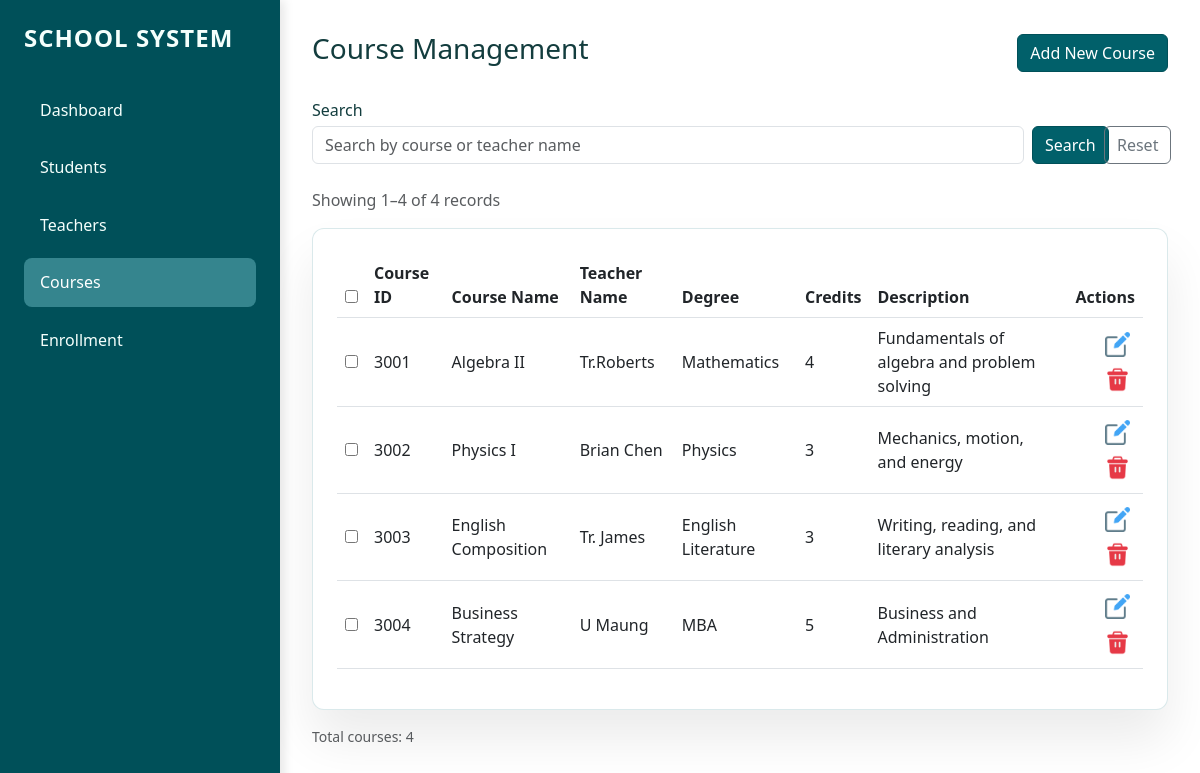
The app's page /courses, older data.
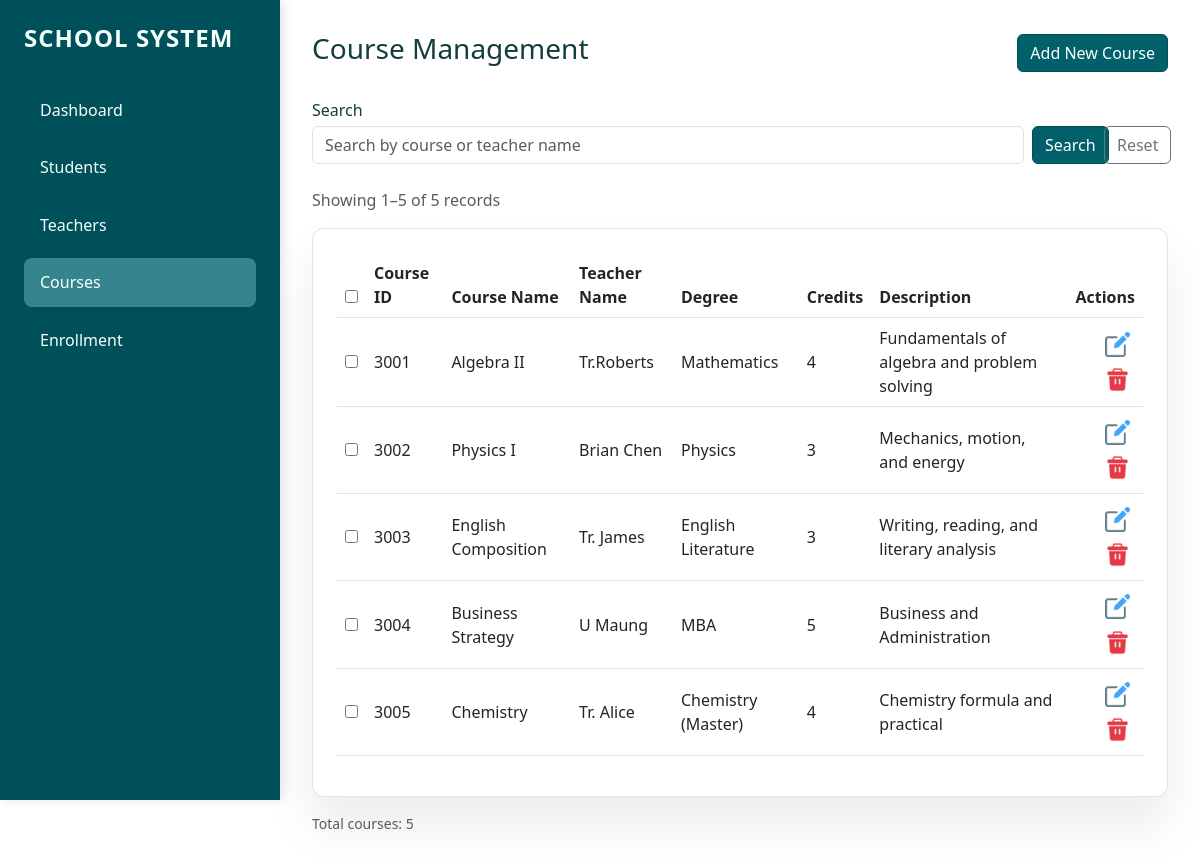
The same page, newer data.
### tables this page shows
CREATE TABLE courses (
                course_id INTEGER PRIMARY KEY AUTOINCREMENT,
                course_name TEXT NOT NULL,
                teacher_id INTEGER,
                credits INTEGER,
                description TEXT,
                FOREIGN KEY (teacher_id) REFERENCES teachers (teacher_id)
            );

CREATE TABLE teachers (
                teacher_id INTEGER PRIMARY KEY AUTOINCREMENT,
                name TEXT NOT NULL,
                email TEXT,
                degree TEXT,
                hire_date DATE
            );

### app.py (the view, shortened to what this page needs)
@app.route("/courses", methods=["GET", "POST"])
def courses_page():
    search = request.args.get("search", "").strip()
    page = request.args.get("page", 1, type=int)
    per_page = 5
    courses, total = database.get_courses(
        search_text=search or None, page=page, per_page=per_page
    )
    total_pages = (total + per_page - 1) // per_page
    start = (page - 1) * per_page + 1 if total > 0 else 0
    end = min(page * per_page, total)
    return render_template(
        "courses.html",
        courses=courses,
        teachers=database.get_all_teachers(),
        search=search,
        page=page,
        total_pages=total_pages,
        total=total,
        start=start,
        end=end,
    )

### database.py (called while the page is built)
def get_connection():
    conn = sqlite3.connect(DB_NAME, timeout=30)
    conn.execute('PRAGMA foreign_keys = ON')
    conn.row_factory = sqlite3.Row
    return conn

def get_all_teachers():
    teachers, _ = get_teachers(page=None, per_page=None)
    return teachers

### templates/courses.html (shortened to what this page needs)
{% extends "base.html" %}
{% block content %}
<div class="d-flex justify-content-between align-items-center mb-4">
    <h3>Course Management</h3>
    <button class="btn btn-primary" data-bs-toggle="modal" data-bs-target="#addModal">Add New Course</button>
</div>
<form method="GET" action="{{ url_for('courses_page') }}" class="row g-2 align-items-end mb-4">
    <div class="col-md-10">
        <label for="search" class="form-label mb-1">Search</label>
        <input type="search" name="search" class="form-control" placeholder="Search by course or teacher name"
            value="{{ search | default('') }}">
    </div>
    <div class="col-md-1 d-grid">
        <button type="submit" class="btn btn-outline-primary w-100">Search</button>
    </div>
    <div class="col-md-1 d-grid">
        <a href="{{ url_for('courses_page') }}" class="btn btn-outline-secondary">Reset</a>
    </div>
</form>
<p class="text-muted">Showing {{ start }}–{{ end }} of {{ total }} records</p>
<div class="card-custom">
    <table class="table align-middle">
        <thead>
            <tr>
                <th><input type="checkbox" id="selectAll"></th>
                <th>Course ID</th>
                <th>Course Name</th>
                <th>Teacher Name</th>
                <th>Degree</th>
                <th>Credits</th>
                <th>Description</th>
                <th class="text-end">Actions</th>
            </tr>
        </thead>
        <tbody>
            {% for s in courses %}
            <tr>
                <td><input type="checkbox" class="rowCheckbox" value="{{ s['course_id'] }}"></td>
                <td>{{ s['course_id'] }}</td>
                <td>{{ s['course_name'] }}</td>
                <td>{{ s['teacher_name'] or 'No Teacher' }}</td>
                <td>{{ s['degree'] }}</td>
                <td>{{ s['credits'] }}</td>
                <td>{{ s['description'] }}</td>
                <td class="text-end">
                    <button class="btn btn-sm btn-outline-secondary" data-bs-toggle="modal"
                        data-bs-target="#edit{{ s['course_id'] }}"><img
                            src="{{ url_for('static', filename='image/edit.png') }}" alt="Edit"
                            style="width: 1rem; height: 1rem;"></button>
                    <form action="/courses/{{ s['course_id'] }}/delete" method="POST" class="d-inline">
                        <button type="submit" class="btn btn-sm delete-row-delete-btn"
                            onclick="return confirm('Are you sure?')"><img
                                src="{{ url_for('static', filename='image/delete.png') }}" alt="Delete"
                                style="width: 1rem; height: 1rem;"></button>
                    </form>
                </td>
            </tr>
            {% endfor %}
        </tbody>
    </table>
</div>
<div class="d-flex justify-content-between align-items-center mt-3">
    <small class="text-muted">Total courses: {{ total }}</small>
</div>
{% endblock %}

Row changes from the older to the newer data that the page shows:
added courses: course_id "3005", course_name "Chemistry", name "Tr. Alice", degree "Chemistry (Master)", credits "4", description "Chemistry formula and practical"
Text that changed along with them:
{{ end }}: "4" → "5"
{{ total }}: "4" → "5"
